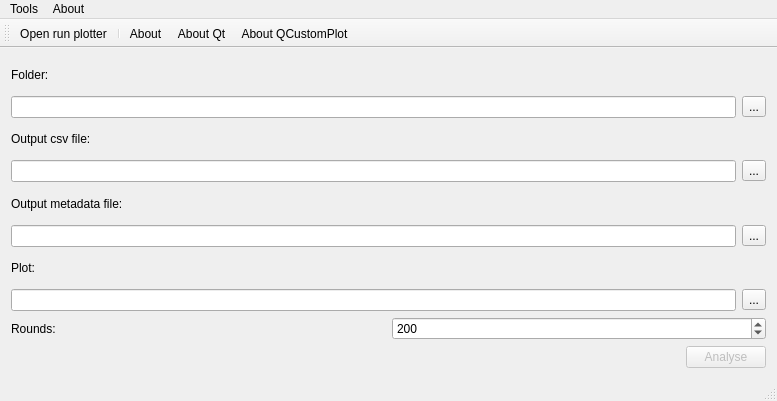
<?xml version="1.0" encoding="UTF-8"?>
<ui version="4.0">
 <class>Analyser</class>
 <widget class="QMainWindow" name="Analyser">
  <property name="geometry">
   <rect>
    <x>0</x>
    <y>0</y>
    <width>777</width>
    <height>401</height>
   </rect>
  </property>
  <property name="windowTitle">
   <string>Analyser</string>
  </property>
  <widget class="QWidget" name="centralWidget">
   <layout class="QVBoxLayout" name="verticalLayout">
    <item>
     <widget class="QLabel" name="label">
      <property name="text">
       <string>Folder:</string>
      </property>
     </widget>
    </item>
    <item>
     <layout class="QHBoxLayout" name="horizontalLayout_3">
      <item>
       <widget class="QLineEdit" name="lineEdit">
        <property name="readOnly">
         <bool>true</bool>
        </property>
       </widget>
      </item>
      <item>
       <widget class="QToolButton" name="toolButton">
        <property name="text">
         <string>...</string>
        </property>
       </widget>
      </item>
     </layout>
    </item>
    <item>
     <widget class="QLabel" name="label_2">
      <property name="text">
       <string>Output csv file:</string>
      </property>
     </widget>
    </item>
    <item>
     <layout class="QHBoxLayout" name="horizontalLayout_2">
      <item>
       <widget class="QLineEdit" name="lineEdit_2">
        <property name="readOnly">
         <bool>true</bool>
        </property>
       </widget>
      </item>
      <item>
       <widget class="QToolButton" name="toolButton_2">
        <property name="text">
         <string>...</string>
        </property>
       </widget>
      </item>
     </layout>
    </item>
    <item>
     <widget class="QLabel" name="label_4">
      <property name="text">
       <string>Output metadata file:</string>
      </property>
     </widget>
    </item>
    <item>
     <layout class="QHBoxLayout" name="horizontalLayout_5">
      <item>
       <widget class="QLineEdit" name="lineEdit_3">
        <property name="readOnly">
         <bool>true</bool>
        </property>
       </widget>
      </item>
      <item>
       <widget class="QToolButton" name="toolButton_3">
        <property name="text">
         <string>...</string>
        </property>
       </widget>
      </item>
     </layout>
    </item>
    <item>
     <widget class="QLabel" name="label_5">
      <property name="text">
       <string>Plot:</string>
      </property>
     </widget>
    </item>
    <item>
     <layout class="QHBoxLayout" name="horizontalLayout_6">
      <item>
       <widget class="QLineEdit" name="lineEdit_4">
        <property name="readOnly">
         <bool>true</bool>
        </property>
       </widget>
      </item>
      <item>
       <widget class="QToolButton" name="toolButton_4">
        <property name="text">
         <string>...</string>
        </property>
       </widget>
      </item>
     </layout>
    </item>
    <item>
     <layout class="QHBoxLayout" name="horizontalLayout_4">
      <item>
       <widget class="QLabel" name="label_3">
        <property name="text">
         <string>Rounds:</string>
        </property>
       </widget>
      </item>
      <item>
       <widget class="QSpinBox" name="spinBox">
        <property name="minimum">
         <number>1</number>
        </property>
        <property name="maximum">
         <number>99999</number>
        </property>
        <property name="value">
         <number>200</number>
        </property>
       </widget>
      </item>
     </layout>
    </item>
    <item>
     <layout class="QHBoxLayout" name="horizontalLayout">
      <item>
       <spacer name="horizontalSpacer">
        <property name="orientation">
         <enum>Qt::Horizontal</enum>
        </property>
        <property name="sizeHint" stdset="0">
         <size>
          <width>40</width>
          <height>20</height>
         </size>
        </property>
       </spacer>
      </item>
      <item>
       <widget class="QPushButton" name="pushButton">
        <property name="enabled">
         <bool>false</bool>
        </property>
        <property name="text">
         <string>Analyse</string>
        </property>
       </widget>
      </item>
     </layout>
    </item>
   </layout>
  </widget>
  <widget class="QMenuBar" name="menuBar">
   <property name="geometry">
    <rect>
     <x>0</x>
     <y>0</y>
     <width>777</width>
     <height>21</height>
    </rect>
   </property>
   <widget class="QMenu" name="menuAbout">
    <property name="title">
     <string>About</string>
    </property>
    <addaction name="actionAbout"/>
    <addaction name="actionAbout_Qt"/>
    <addaction name="actionAbout_QCustomPlot"/>
   </widget>
   <widget class="QMenu" name="menuTools">
    <property name="title">
     <string>Tools</string>
    </property>
    <addaction name="actionOpen_run_plotter"/>
   </widget>
   <addaction name="menuTools"/>
   <addaction name="menuAbout"/>
  </widget>
  <widget class="QToolBar" name="mainToolBar">
   <attribute name="toolBarArea">
    <enum>TopToolBarArea</enum>
   </attribute>
   <attribute name="toolBarBreak">
    <bool>false</bool>
   </attribute>
   <addaction name="actionOpen_run_plotter"/>
   <addaction name="separator"/>
   <addaction name="actionAbout"/>
   <addaction name="actionAbout_Qt"/>
   <addaction name="actionAbout_QCustomPlot"/>
  </widget>
  <widget class="QStatusBar" name="statusBar"/>
  <action name="actionAbout">
   <property name="text">
    <string>About</string>
   </property>
  </action>
  <action name="actionAbout_Qt">
   <property name="text">
    <string>About Qt</string>
   </property>
  </action>
  <action name="actionAbout_QCustomPlot">
   <property name="text">
    <string>About QCustomPlot</string>
   </property>
  </action>
  <action name="actionOpen_run_plotter">
   <property name="text">
    <string>Open run plotter</string>
   </property>
  </action>
 </widget>
 <layoutdefault spacing="6" margin="11"/>
 <resources/>
 <connections/>
</ui>
